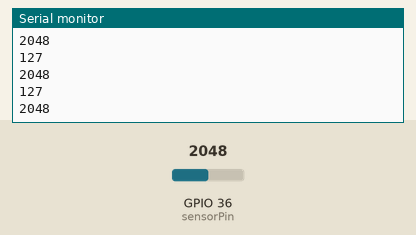
This sketch was run on a simulated ESP32. Shown: the last lines printed to the serial monitor. Inputs (shaded band) come from the test bench; at power-on: GPIO 36 (sensorPin) = 2048.

Above: at 3.2 s.
3.3 s: GPIO 36 (sensorPin) set to 2866
At 3.9 s:
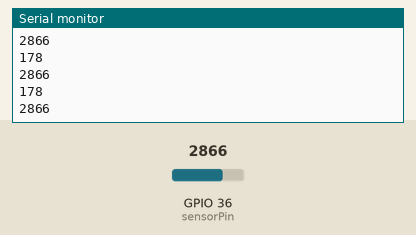
4.8 s: GPIO 36 (sensorPin) set to 3603
At 5.3 s:
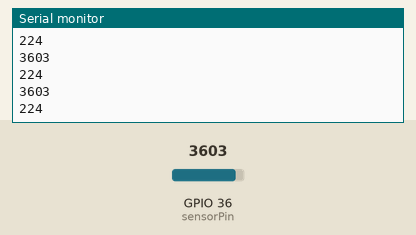
Timing chart, 0 to 7.8 s (numbered marks = the images above; inputs shaded):
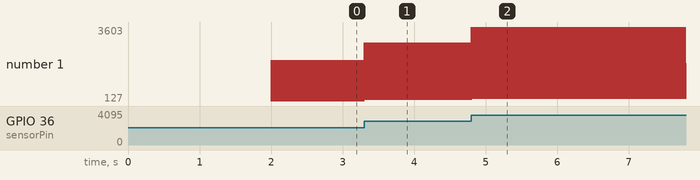

Measured:
- after the input at 3.3 s, the serial monitor: prints a new line at once (image 1)
- after the input at 4.8 s, the serial monitor: prints a new line at once (image 2)
- plotted number 1: 127 → 178 after the input at 3.3 s, 178 → 224 after the input at 4.8 s

The sketch:

AnalogInput.ino
```cpp
int sensorPin = 36;    // select the input pin for the potentiometer
int sensorValue = 0;  // variable to store the value coming from the sensor

void setup() {
  Serial.begin(9600);
  delay(2000);
  Serial.println ("Started");
  Serial.println ("*************************************");
}

void loop() {
  sensorValue = analogRead(sensorPin);
  //int sensorValue2 = map(analogRead(sensorPin), 0, 1023, 0, 255);
  int sensorValue2 = map(analogRead(sensorPin), 0, 4095, 0, 255);
  Serial.println (sensorValue);
  Serial.println (sensorValue2);

}
```
